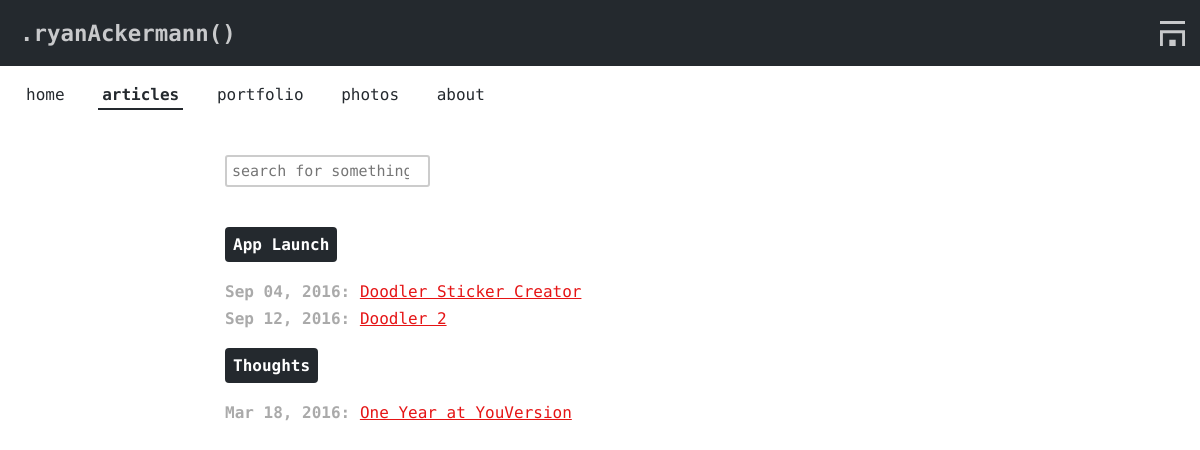
The page /categories on the database as committed earlier.
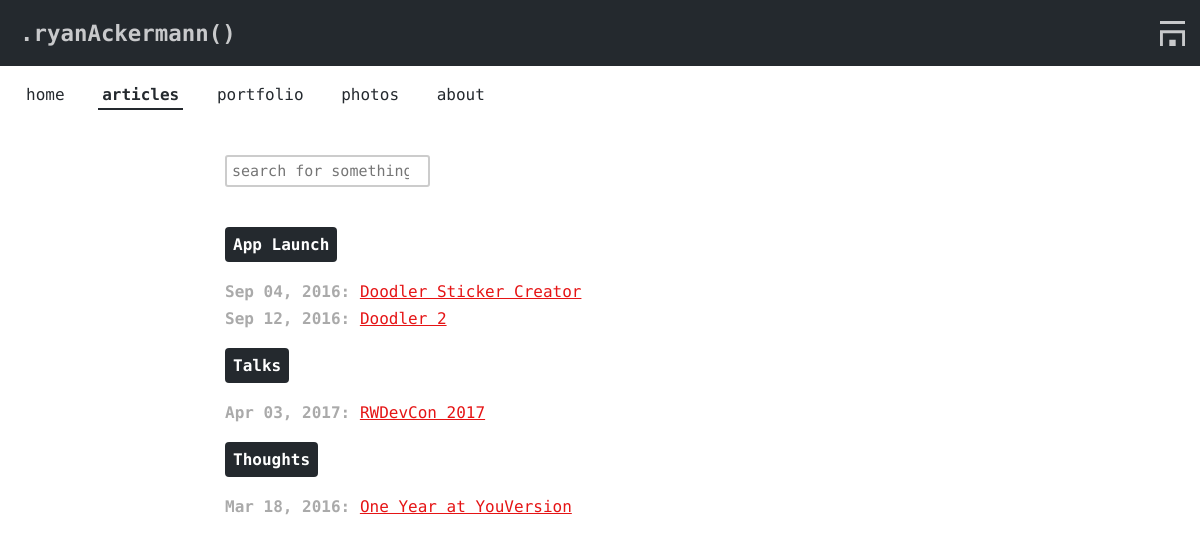
The same page on the database as committed later.
### app/models.py (models this page shows, shortened)
class Category(db.Model):
    id = db.Column(db.Integer, primary_key=True)
    name = db.Column(db.String(50))

class Post(db.Model):
    id = db.Column(db.Integer, primary_key = True)
    title = db.Column(db.String)
    description = db.Column(db.String)
    content = db.Column(db.String)
    slug = db.Column(db.String)
    timestamp = db.Column(db.DateTime)
    draft = db.Column(db.Boolean, default=True)
    category_id = db.Column(db.Integer, db.ForeignKey('category.id'))
    category = db.relationship('Category', backref=db.backref('posts', lazy='dynamic'))

### app/views.py (the view)
@app.route('/categories')
def categories():
	dicts = []
	for c in Category.query.order_by(Category.name).all():
		if len(c.posts.filter_by(draft=False).all()) > 0:
			dicts.append({'name': c.name, 'posts': c.posts})
	return render_template('categories.html', dicts=dicts, auth=has_auth(), current='categories')

### app/__init__.py (called while the page is built)
@app.template_filter('prettytime')
def prettytime(date):
    return date.strftime("%b %d, %Y")

### app/views.py (called while the page is built)
def has_auth():
	return 'username' in session

### app/templates/categories.html (shortened to what this page needs)
{% extends "base.html" %}
{% block stylesheet %}
	<link rel="stylesheet" type="text/css" href="/static/stylesheets/categories.css">
{% endblock%}
{% block content %}
	<article>
		<input id="search" type="search" name="search" placeholder="search for something">
		<ul>
			{% for dict in dicts %}
				<li><h3>{{ dict['name'] }}</h3></li>
				<ul>
					{% for post in dict['posts'] %}
						<li class="items"><span id="date">{{ post.timestamp|prettytime }}:</span> <a href="/posts/{{ post.slug }}">{{ post.title }}</a></li>
					{% endfor %}
				</ul>
			{% endfor %}
		</ul>
	</article>
{% endblock %}

Rows that differ between the two databases and show on the page:
now on this page (row unchanged): Category: name "Talks"
now on this page (row edited): Post: timestamp|prettytime "Apr 03, 2017", title "RWDevCon 2017", shown under "Talks"
